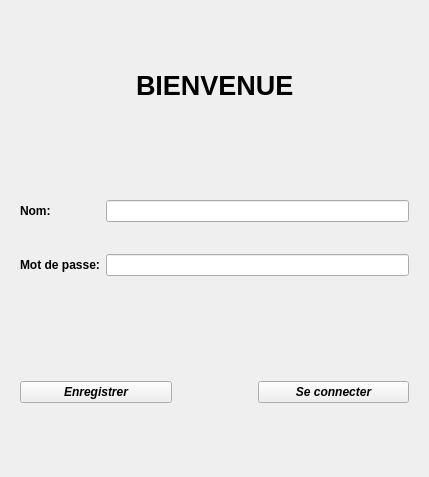
<?xml version="1.0" encoding="UTF-8"?>
<ui version="4.0">
 <class>Connection</class>
 <widget class="QWidget" name="Connection">
  <property name="geometry">
   <rect>
    <x>0</x>
    <y>0</y>
    <width>429</width>
    <height>477</height>
   </rect>
  </property>
  <property name="windowTitle">
   <string>Form</string>
  </property>
  <layout class="QGridLayout" name="gridLayout_2">
   <item row="0" column="0">
    <layout class="QHBoxLayout" name="horizontalLayout_2">
     <item>
      <spacer name="horizontalSpacer_2">
       <property name="orientation">
        <enum>Qt::Horizontal</enum>
       </property>
       <property name="sizeHint" stdset="0">
        <size>
         <width>40</width>
         <height>20</height>
        </size>
       </property>
      </spacer>
     </item>
     <item>
      <widget class="QLabel" name="label">
       <property name="font">
        <font>
         <pointsize>20</pointsize>
         <bold>true</bold>
        </font>
       </property>
       <property name="text">
        <string>BIENVENUE</string>
       </property>
      </widget>
     </item>
     <item>
      <spacer name="horizontalSpacer_3">
       <property name="orientation">
        <enum>Qt::Horizontal</enum>
       </property>
       <property name="sizeHint" stdset="0">
        <size>
         <width>40</width>
         <height>20</height>
        </size>
       </property>
      </spacer>
     </item>
    </layout>
   </item>
   <item row="1" column="0">
    <widget class="QWidget" name="widget" native="true">
     <layout class="QGridLayout" name="gridLayout">
      <item row="0" column="0">
       <widget class="QLabel" name="Nomlabel">
        <property name="font">
         <font>
          <bold>true</bold>
         </font>
        </property>
        <property name="text">
         <string>Nom:</string>
        </property>
       </widget>
      </item>
      <item row="0" column="1">
       <widget class="QLineEdit" name="NomlineEdit"/>
      </item>
      <item row="1" column="0">
       <widget class="QLabel" name="PwLabel">
        <property name="font">
         <font>
          <bold>true</bold>
         </font>
        </property>
        <property name="text">
         <string>Mot de passe:</string>
        </property>
       </widget>
      </item>
      <item row="1" column="1">
       <widget class="QLineEdit" name="PwlineEdit"/>
      </item>
     </layout>
    </widget>
   </item>
   <item row="2" column="0">
    <widget class="QWidget" name="widget_2" native="true">
     <layout class="QHBoxLayout" name="horizontalLayout">
      <item>
       <widget class="QPushButton" name="RegistreButton">
        <property name="font">
         <font>
          <italic>true</italic>
          <bold>true</bold>
         </font>
        </property>
        <property name="text">
         <string>Enregistrer</string>
        </property>
       </widget>
      </item>
      <item>
       <spacer name="horizontalSpacer">
        <property name="orientation">
         <enum>Qt::Horizontal</enum>
        </property>
        <property name="sizeType">
         <enum>QSizePolicy::Fixed</enum>
        </property>
        <property name="sizeHint" stdset="0">
         <size>
          <width>80</width>
          <height>20</height>
         </size>
        </property>
       </spacer>
      </item>
      <item>
       <widget class="QPushButton" name="LogButton">
        <property name="font">
         <font>
          <italic>true</italic>
          <bold>true</bold>
         </font>
        </property>
        <property name="text">
         <string>Se connecter</string>
        </property>
       </widget>
      </item>
     </layout>
    </widget>
   </item>
  </layout>
 </widget>
 <resources/>
 <connections/>
</ui>
